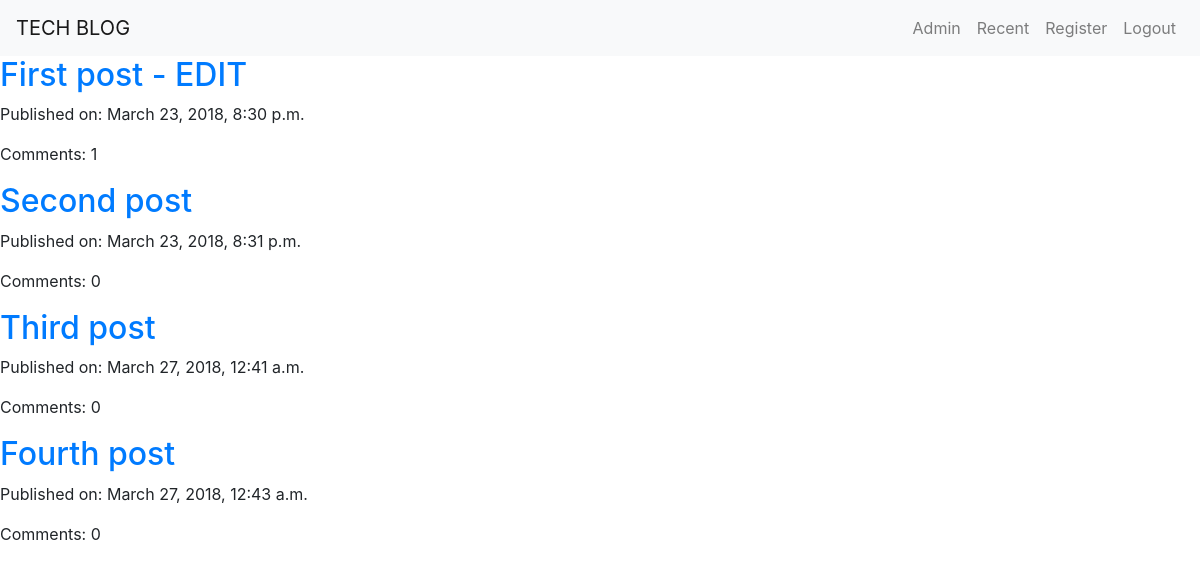
Page /blog_list/ (signed in) on the earlier database version.
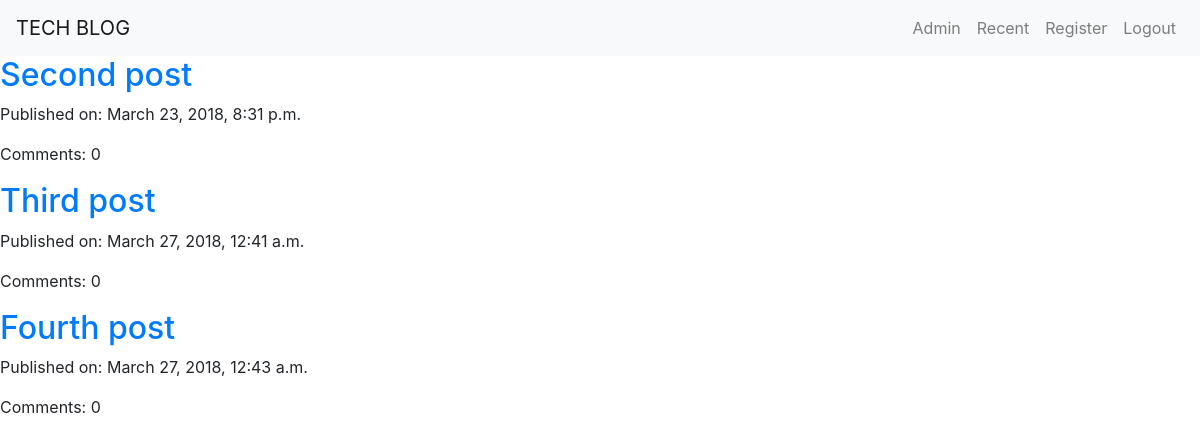
Same page on the later database version.
### blog_app/models.py (models this page shows, shortened)
class BlogPost(models.Model):
    title = models.CharField(max_length=256)
    author = models.CharField(max_length=256)
    content = models.CharField(max_length=256)
    date = models.DateTimeField(default=datetime.now, blank=True)

### blog_app/views.py (the view)
@method_decorator(login_required, name='dispatch')
class BlogListView(ListView):
    model = models.BlogPost
    template_name = 'blog_app_list.html'
    @method_decorator(login_required)
    def dispatch(self, *args, **kwargs):
        return super().dispatch(*args, **kwargs)

### blog_app/templates/blog_app_list.html
<!DOCTYPE html>
{% extends 'blog_app_base.html' %}
{% block body_block%}
  <h1>Recent posts</h1>
  {% for post in blogpost_list %}
    <h2><a href="{{ post.id }}">{{ post.title }}</a></h2>
    <p>Published on: {{ post.date }}</p>
    <p>Comments: {{ post.comment.count }}</p>
  {% endfor %}
{% endblock %}

### blog_app/templates/blog_app_base.html (shortened to what this page needs)
<!DOCTYPE html>
{% load staticfiles %}
<html>
  <head>
    <link rel="stylesheet" href="{% static 'css/reset.css' %}">
    <link rel="stylesheet" href="{% static 'css/styles.css' %}">
    <link rel="stylesheet" href="https://maxcdn.bootstrapcdn.com/bootstrap/4.0.0/css/bootstrap.min.css">
  </head>
  <body background="{% static 'images/background.jpg' %}" class='background'>
      <nav class="navbar navbar-light bg-light navbar-expand-lg fixed-top">
          <a href="{% url 'index'%}" class="navbar-brand">TECH BLOG</a>
          <div class="collapse navbar-collapse" id="navbarCollapse">
            <ul class="navbar-nav ml-auto">
              <li class="navbar-item">
                <a class="nav-link" href="{% url 'admin:index' %}">Admin</a>
              </li>
              <li class="navbar-item">
                <a class="nav-link" href="{% url 'tech_blog:list' %}">Recent</a>
              </li>
              <li class="navbar-item">
                <a class="nav-link" href="{% url 'register' %}">Register</a>
              </li>
              {% if user.is_authenticated %}
              <li class="navbar-item">
                <a class="nav-link" href="{% url 'logout' %}">Logout</a>
              </li>
              {% else %}
              <li class="navbar-item">
                <a class="nav-link" href="{% url 'login' %}">Login</a>
              </li>
              {% endif %}
            </ul>
          </div>
      </nav>
    {% block body_block %}
    {% endblock %}
  </body>
</html>

### blog_app/static/css/styles.css (style rules this page uses)
body { font-family: 'Roboto'; }
.background { background-repeat: no-repeat; background-size: cover; }

Differences in the rows shown:
removed BlogPost: title "First post - EDIT", date "March 23, 2018, 8:30 p.m.", comment.count "1"
